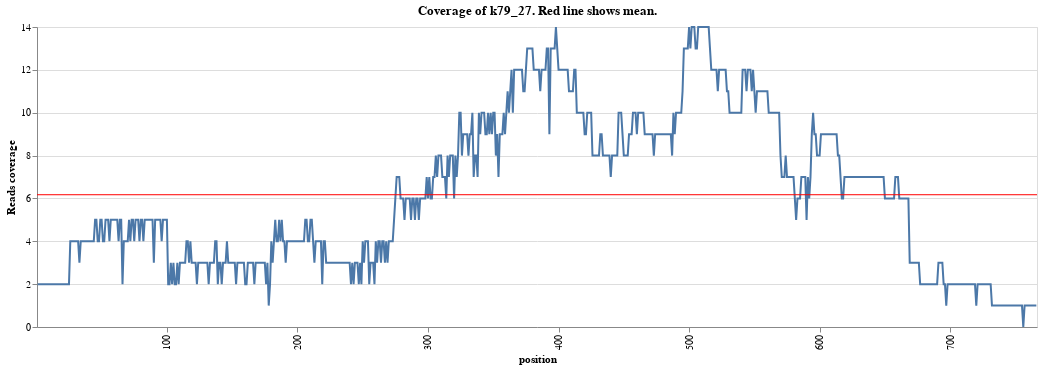

Source (notebook cell):
### Code cell
plots[15]

### Figure 1 — Vega-Lite specification as saved in the notebook (floating-point values rounded to 4 significant figures; data arrays with more than 128 entries replaced by an {"elided": "..."} marker saying what was removed)
{"config": {"view": {"continuousWidth": 400, "continuousHeight": 300}}, "layer": [{"data": {"name": "data-279c25baf77313337e89ab0791dc75d1"}, "mark": "line", "encoding": {"x": {"axis": {"values": {"elided": "500 float values"}}, "field": "position", "type": "nominal"}, "y": {"field": "coverage", "type": "quantitative"}}, "title": "Coverage of k79_27. Red line shows mean.", "width": 1000}, {"data": {"name": "data-279c25baf77313337e89ab0791dc75d1"}, "mark": {"type": "rule", "color": "red"}, "encoding": {"y": {"aggregate": "mean", "field": "coverage", "type": "quantitative"}}, "title": "Coverage of k79_27", "width": 1000}], "encoding": {"y": {"axis": {"title": "Reads coverage"}}}, "$schema": "https://vega.github.io/schema/vega-lite/v4.17.0.json", "datasets": {"data-279c25baf77313337e89ab0791dc75d1": {"elided": "766 records"}}}
